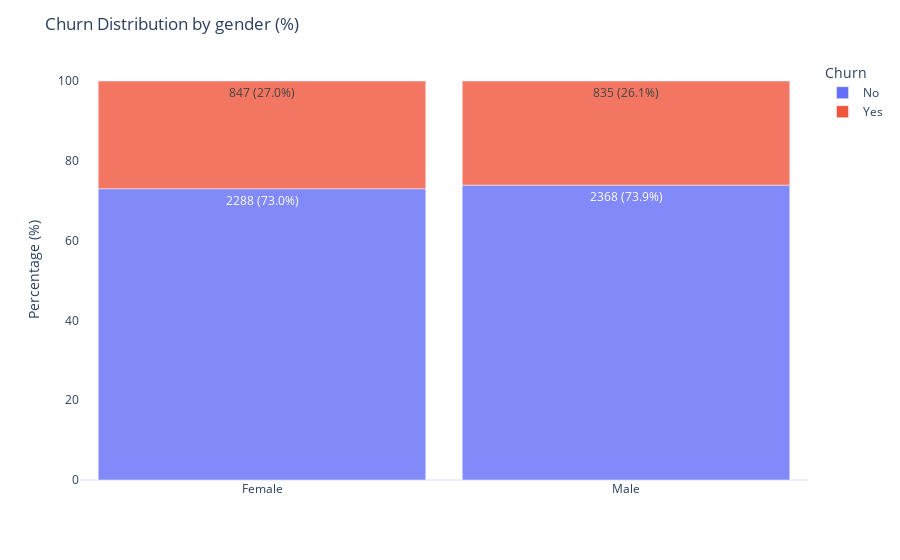
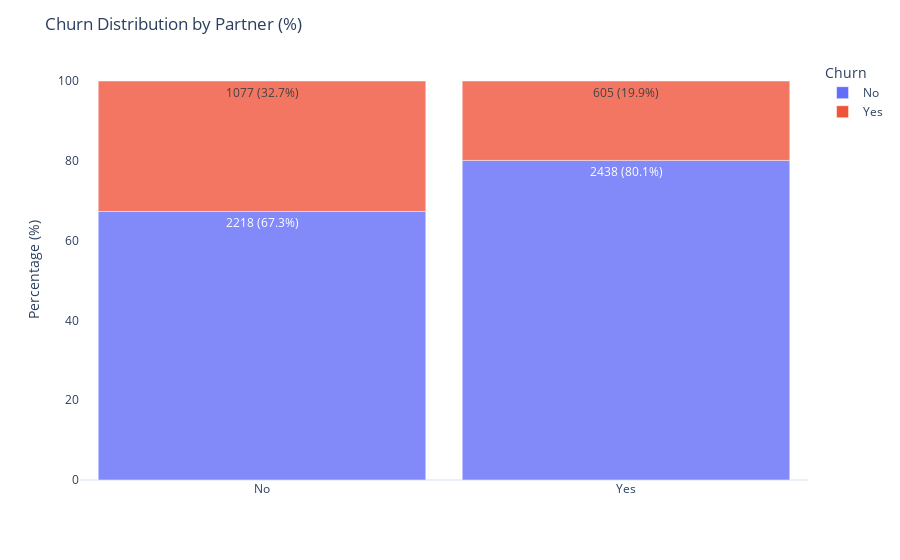
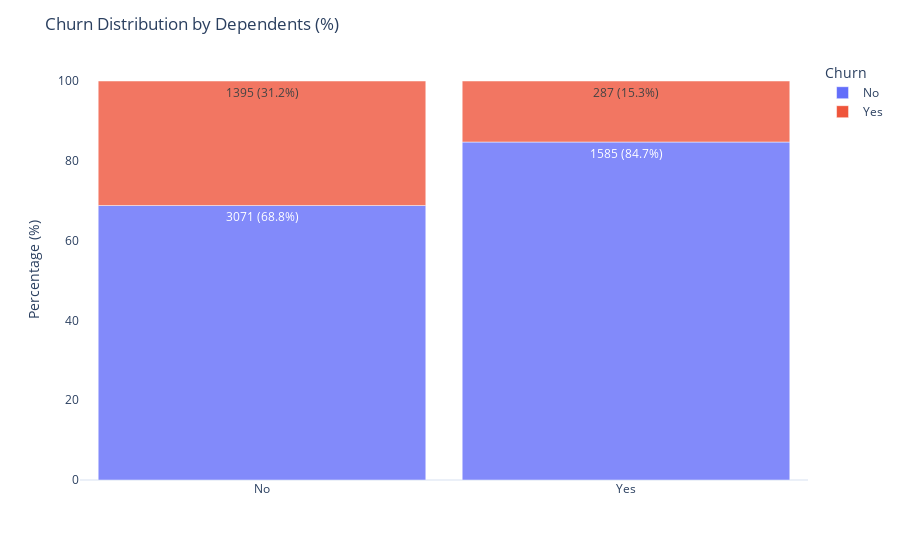
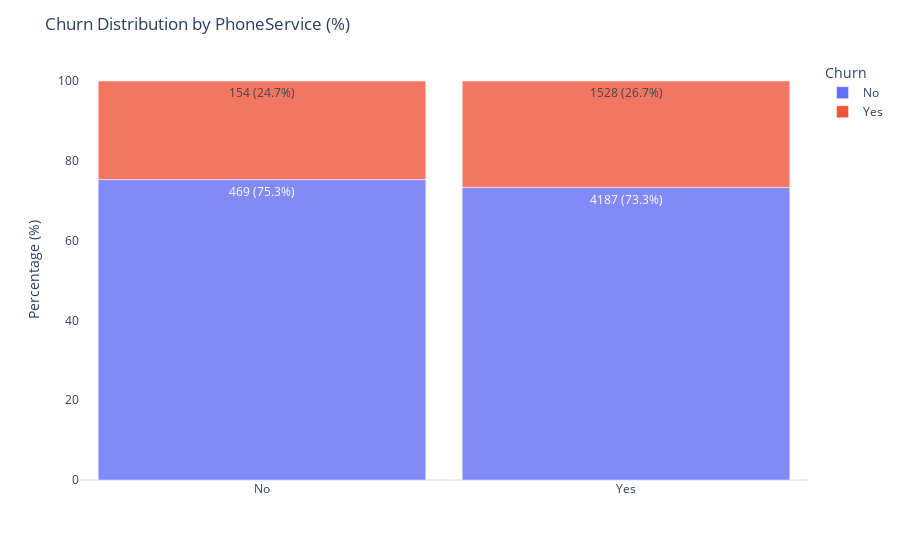

Notebook cell for these charts, in order:
### Markdown cell above
### 3.1. Categorical variables

### Code cell
category_cols = train.head(1).select_dtypes(include = 'object').drop(columns = ['customerID', 'Churn', 'TotalCharges']).columns.tolist()

for col in category_cols + ['SeniorCitizen']:
    
    df_counts = train.groupby([col, 'Churn']).size().reset_index(name='count')
    
    category_totals = df_counts.groupby(col)['count'].sum().reset_index()
    category_totals.rename(columns={'count': 'total'}, inplace=True)
    
    df_normalized = pd.merge(df_counts, category_totals, on=col)
    
    df_normalized['percentage'] = (df_normalized['count'] / df_normalized['total'] * 100).round(1)
    
    df_normalized['label'] = df_normalized['count'].astype(str) + ' (' + df_normalized['percentage'].astype(str) + '%)'
    
    fig = px.bar(
        data_frame=df_normalized,
        x=col,
        y='percentage',  
        color='Churn',
        template='plotly_white',
        opacity=0.8,
        text='label'  
    )

    fig.update_layout(
        title=f"Churn Distribution by {col} (%)",
        xaxis_title="",
        yaxis_title="Percentage (%)",
        bargap=0.1,
        xaxis=dict(showgrid=False),
        yaxis=dict(showgrid=False),
        legend_title="Churn"
    )
    
    
    fig.update_traces(textposition='inside', textangle=0)
    
    fig.show()

### Figure 1 — Plotly figure (JSON) as saved in the notebook; plotly's stock layout.template omitted (floating-point values rounded to 4 significant figures)
{"data": [{"hovertemplate": "Churn=No<br>gender=%{x}<br>percentage=%{y}<br>label=%{text}<extra></extra>", "legendgroup": "No", "marker": {"color": "#636efa", "opacity": 0.8, "pattern": {"shape": ""}}, "name": "No", "orientation": "v", "showlegend": true, "text": ["2288 (73.0%)", "2368 (73.9%)"], "textangle": 0, "textposition": "inside", "type": "bar", "x": ["Female", "Male"], "xaxis": "x", "y": [73.0, 73.9], "yaxis": "y"}, {"hovertemplate": "Churn=Yes<br>gender=%{x}<br>percentage=%{y}<br>label=%{text}<extra></extra>", "legendgroup": "Yes", "marker": {"color": "#EF553B", "opacity": 0.8, "pattern": {"shape": ""}}, "name": "Yes", "orientation": "v", "showlegend": true, "text": ["847 (27.0%)", "835 (26.1%)"], "textangle": 0, "textposition": "inside", "type": "bar", "x": ["Female", "Male"], "xaxis": "x", "y": [27.0, 26.1], "yaxis": "y"}], "layout": {"bargap": 0.1, "barmode": "relative", "legend": {"title": {"text": "Churn"}, "tracegroupgap": 0}, "margin": {"t": 60}, "title": {"text": "Churn Distribution by gender (%)"}, "xaxis": {"anchor": "y", "domain": [0, 1], "showgrid": false, "title": {"text": ""}}, "yaxis": {"anchor": "x", "domain": [0, 1], "showgrid": false, "title": {"text": "Percentage (%)"}}}}

### Figure 2 — Plotly figure (JSON) as saved in the notebook; plotly's stock layout.template omitted (floating-point values rounded to 4 significant figures)
{"data": [{"hovertemplate": "Churn=No<br>Partner=%{x}<br>percentage=%{y}<br>label=%{text}<extra></extra>", "legendgroup": "No", "marker": {"color": "#636efa", "opacity": 0.8, "pattern": {"shape": ""}}, "name": "No", "orientation": "v", "showlegend": true, "text": ["2218 (67.3%)", "2438 (80.1%)"], "textangle": 0, "textposition": "inside", "type": "bar", "x": ["No", "Yes"], "xaxis": "x", "y": [67.3, 80.1], "yaxis": "y"}, {"hovertemplate": "Churn=Yes<br>Partner=%{x}<br>percentage=%{y}<br>label=%{text}<extra></extra>", "legendgroup": "Yes", "marker": {"color": "#EF553B", "opacity": 0.8, "pattern": {"shape": ""}}, "name": "Yes", "orientation": "v", "showlegend": true, "text": ["1077 (32.7%)", "605 (19.9%)"], "textangle": 0, "textposition": "inside", "type": "bar", "x": ["No", "Yes"], "xaxis": "x", "y": [32.7, 19.9], "yaxis": "y"}], "layout": {"bargap": 0.1, "barmode": "relative", "legend": {"title": {"text": "Churn"}, "tracegroupgap": 0}, "margin": {"t": 60}, "title": {"text": "Churn Distribution by Partner (%)"}, "xaxis": {"anchor": "y", "domain": [0, 1], "showgrid": false, "title": {"text": ""}}, "yaxis": {"anchor": "x", "domain": [0, 1], "showgrid": false, "title": {"text": "Percentage (%)"}}}}

### Figure 3 — Plotly figure (JSON) as saved in the notebook; plotly's stock layout.template omitted (floating-point values rounded to 4 significant figures)
{"data": [{"hovertemplate": "Churn=No<br>Dependents=%{x}<br>percentage=%{y}<br>label=%{text}<extra></extra>", "legendgroup": "No", "marker": {"color": "#636efa", "opacity": 0.8, "pattern": {"shape": ""}}, "name": "No", "orientation": "v", "showlegend": true, "text": ["3071 (68.8%)", "1585 (84.7%)"], "textangle": 0, "textposition": "inside", "type": "bar", "x": ["No", "Yes"], "xaxis": "x", "y": [68.8, 84.7], "yaxis": "y"}, {"hovertemplate": "Churn=Yes<br>Dependents=%{x}<br>percentage=%{y}<br>label=%{text}<extra></extra>", "legendgroup": "Yes", "marker": {"color": "#EF553B", "opacity": 0.8, "pattern": {"shape": ""}}, "name": "Yes", "orientation": "v", "showlegend": true, "text": ["1395 (31.2%)", "287 (15.3%)"], "textangle": 0, "textposition": "inside", "type": "bar", "x": ["No", "Yes"], "xaxis": "x", "y": [31.2, 15.3], "yaxis": "y"}], "layout": {"bargap": 0.1, "barmode": "relative", "legend": {"title": {"text": "Churn"}, "tracegroupgap": 0}, "margin": {"t": 60}, "title": {"text": "Churn Distribution by Dependents (%)"}, "xaxis": {"anchor": "y", "domain": [0, 1], "showgrid": false, "title": {"text": ""}}, "yaxis": {"anchor": "x", "domain": [0, 1], "showgrid": false, "title": {"text": "Percentage (%)"}}}}

### Figure 4 — Plotly figure (JSON) as saved in the notebook; plotly's stock layout.template omitted (floating-point values rounded to 4 significant figures)
{"data": [{"hovertemplate": "Churn=No<br>PhoneService=%{x}<br>percentage=%{y}<br>label=%{text}<extra></extra>", "legendgroup": "No", "marker": {"color": "#636efa", "opacity": 0.8, "pattern": {"shape": ""}}, "name": "No", "orientation": "v", "showlegend": true, "text": ["469 (75.3%)", "4187 (73.3%)"], "textangle": 0, "textposition": "inside", "type": "bar", "x": ["No", "Yes"], "xaxis": "x", "y": [75.3, 73.3], "yaxis": "y"}, {"hovertemplate": "Churn=Yes<br>PhoneService=%{x}<br>percentage=%{y}<br>label=%{text}<extra></extra>", "legendgroup": "Yes", "marker": {"color": "#EF553B", "opacity": 0.8, "pattern": {"shape": ""}}, "name": "Yes", "orientation": "v", "showlegend": true, "text": ["154 (24.7%)", "1528 (26.7%)"], "textangle": 0, "textposition": "inside", "type": "bar", "x": ["No", "Yes"], "xaxis": "x", "y": [24.7, 26.7], "yaxis": "y"}], "layout": {"bargap": 0.1, "barmode": "relative", "legend": {"title": {"text": "Churn"}, "tracegroupgap": 0}, "margin": {"t": 60}, "title": {"text": "Churn Distribution by PhoneService (%)"}, "xaxis": {"anchor": "y", "domain": [0, 1], "showgrid": false, "title": {"text": ""}}, "yaxis": {"anchor": "x", "domain": [0, 1], "showgrid": false, "title": {"text": "Percentage (%)"}}}}
